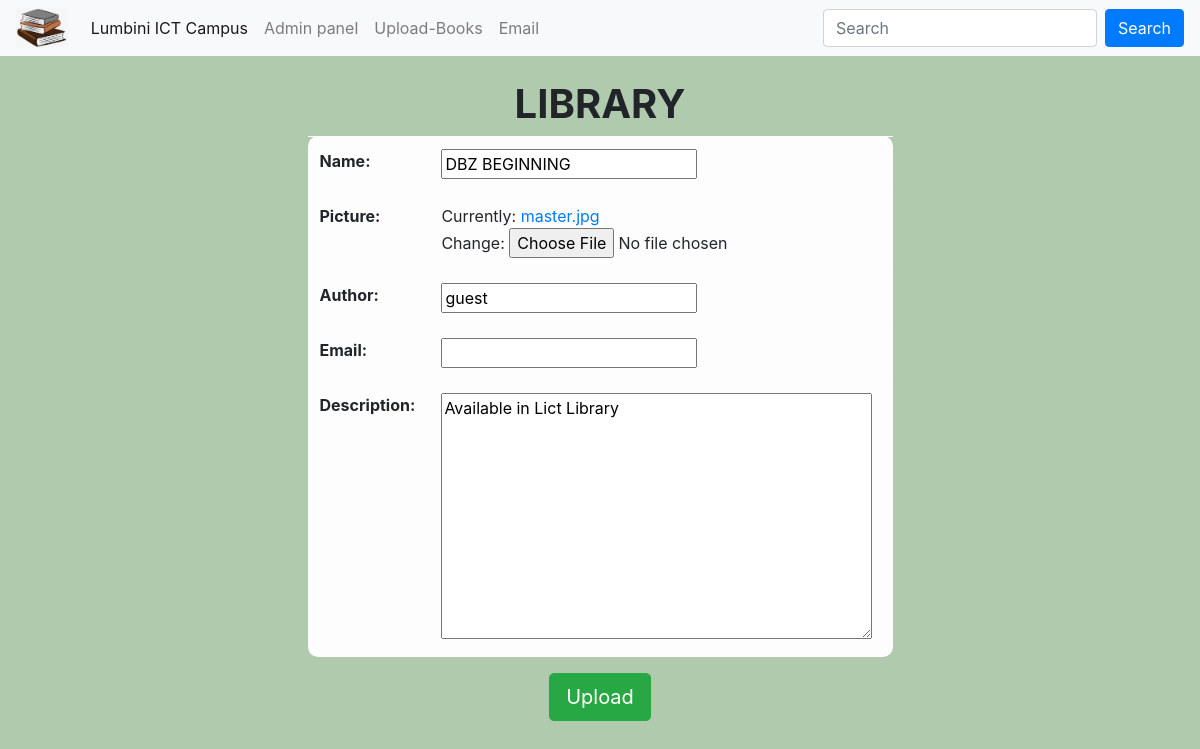
The app's page /update/7, older data.
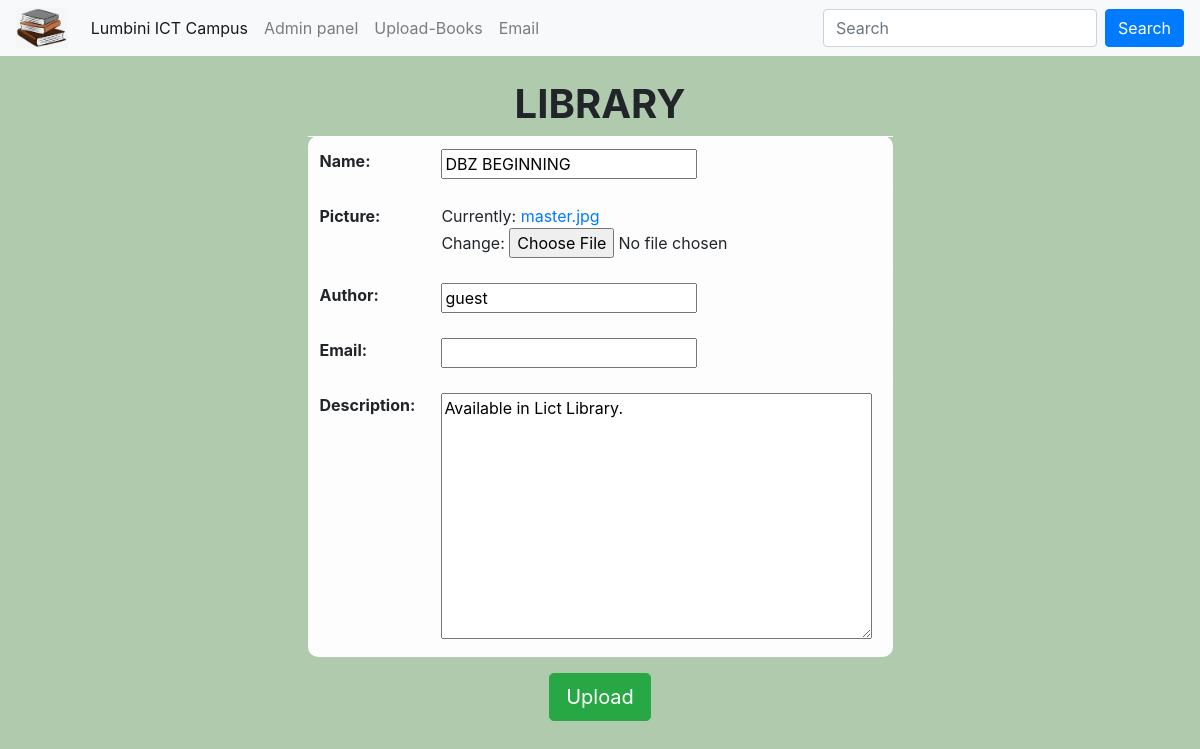
The same page, newer data.
### book/models.py (models this page shows, shortened)
class Book(models.Model):  # models vaneko package ani Model vaneko models vitra ko library
    name=models.CharField(max_length=50)
    picture=models.ImageField()
    author=models.CharField(max_length=25,default='guest')
    email=models.EmailField(blank=True)
    description=models.TextField(default='Available in Lict Library',max_length=50)

### book/views.py (the view)
# urls.py: path('update/<int:book_id>',views.update_book,name='update'),
def update_book(request,book_id):
    book_id= int(book_id)
    try:
        book_shelf=Book.objects.get(id=book_id)
    except Book.DoesNotExist:
        return redirect('home')
    book_form= BookCreate(request.POST or None, instance= book_shelf)
    if book_form.is_valid():
        book_form.save()
        return redirect('home')
    return render(request,'uploadform.html',{'uploadform':book_form})

### book/forms.py
class BookCreate(forms.ModelForm):
    class Meta:
        model= Book
        fields='__all__'

### template/uploadform.html (shortened to what this page needs)
{% extends 'lict.html' %}
{% block content %}
<center>
    <form method="POST" enctype="multipart/form-data">
        <table class="w-50 table table-light" style="border-radius:10px;">
            {% for field in uploadform %}
            <tr>
                <th>{{field.label}}:</th>
                <td>{{field}}</td>
            </tr>
            {% endfor %}
        </table>
        <button type="submit" class="btn btn-lg btn-success md-5">Upload</button>
    </form>
</center>
{% endblock %}

Row changes from the older to the newer data that the page shows:
changed Book "DBZ BEGINNING": description "Available in Lict Library" → "Available in Lict Library."
